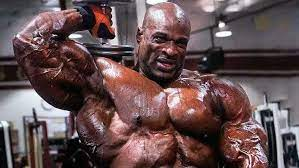
#> input picture IMAAGE RESIZE WITH PYTHON/download.jfif, 299 x 168 px
$ python main.py
#> lines starting #> are read from the running program, lines starting #| are printed output that depends on the picture
import cv2
print('man')

img = cv2.imread("./download.jfif")
#> img is the input picture: shape (168, 299, 3); mean B, G, R 80.6, 79.1, 100.1

print(img.shape)
#| (168, 299, 3)

imgResize =cv2.resize(img,(150,250))
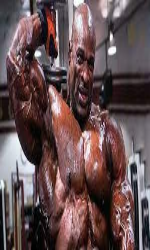
#> imgResize: shape (250, 150, 3); mean B, G, R 80.5, 79, 100
print(imgResize.shape) #to confirm the resized dimension
#| (250, 150, 3)
cv2.imshow("output",img)
cv2.imshow("Resized image",imgResize)

cv2.waitKey(0)
